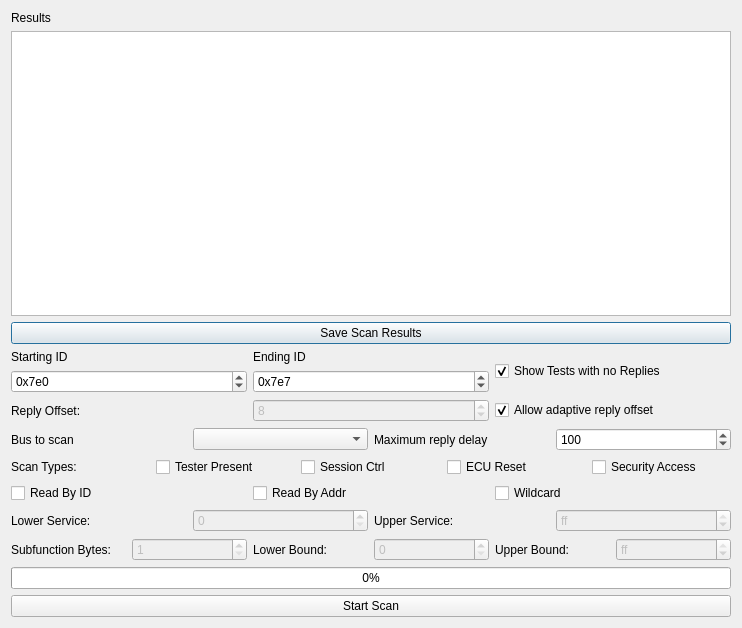
<?xml version="1.0" encoding="UTF-8"?>
<ui version="4.0">
 <class>UDSScanWindow</class>
 <widget class="QDialog" name="UDSScanWindow">
  <property name="geometry">
   <rect>
    <x>0</x>
    <y>0</y>
    <width>742</width>
    <height>628</height>
   </rect>
  </property>
  <property name="windowTitle">
   <string>UDS Scanner</string>
  </property>
  <layout class="QVBoxLayout" name="verticalLayout">
   <item>
    <widget class="QLabel" name="label_2">
     <property name="text">
      <string>Results</string>
     </property>
    </widget>
   </item>
   <item>
    <widget class="QTreeWidget" name="treeResults">
     <attribute name="headerVisible">
      <bool>false</bool>
     </attribute>
     <column>
      <property name="text">
       <string notr="true">1</string>
      </property>
     </column>
    </widget>
   </item>
   <item>
    <widget class="QPushButton" name="btnSaveResults">
     <property name="text">
      <string>Save Scan Results</string>
     </property>
    </widget>
   </item>
   <item>
    <layout class="QHBoxLayout" name="horizontalLayout">
     <item>
      <layout class="QVBoxLayout" name="verticalLayout_3">
       <item>
        <widget class="QLabel" name="label_4">
         <property name="text">
          <string>Starting ID</string>
         </property>
        </widget>
       </item>
       <item>
        <widget class="QSpinBox" name="spinStartID">
         <property name="prefix">
          <string>0x</string>
         </property>
         <property name="maximum">
          <number>536870911</number>
         </property>
         <property name="value">
          <number>2016</number>
         </property>
         <property name="displayIntegerBase">
          <number>16</number>
         </property>
        </widget>
       </item>
      </layout>
     </item>
     <item>
      <layout class="QVBoxLayout" name="verticalLayout_2">
       <item>
        <widget class="QLabel" name="label_3">
         <property name="text">
          <string>Ending ID</string>
         </property>
        </widget>
       </item>
       <item>
        <widget class="QSpinBox" name="spinEndID">
         <property name="prefix">
          <string>0x</string>
         </property>
         <property name="maximum">
          <number>536870911</number>
         </property>
         <property name="value">
          <number>2023</number>
         </property>
         <property name="displayIntegerBase">
          <number>16</number>
         </property>
        </widget>
       </item>
      </layout>
     </item>
     <item>
      <widget class="QCheckBox" name="ckShowNoReply">
       <property name="text">
        <string>Show Tests with no Replies</string>
       </property>
       <property name="checked">
        <bool>true</bool>
       </property>
      </widget>
     </item>
    </layout>
   </item>
   <item>
    <layout class="QHBoxLayout" name="horizontalLayout_4">
     <item>
      <widget class="QLabel" name="label_5">
       <property name="text">
        <string>Reply Offset:</string>
       </property>
      </widget>
     </item>
     <item>
      <widget class="QSpinBox" name="spinReplyOffset">
       <property name="enabled">
        <bool>false</bool>
       </property>
       <property name="minimum">
        <number>-128</number>
       </property>
       <property name="maximum">
        <number>128</number>
       </property>
       <property name="value">
        <number>8</number>
       </property>
      </widget>
     </item>
     <item>
      <widget class="QCheckBox" name="cbAllowAdaptiveOffset">
       <property name="text">
        <string>Allow adaptive reply offset</string>
       </property>
       <property name="checked">
        <bool>true</bool>
       </property>
      </widget>
     </item>
    </layout>
   </item>
   <item>
    <layout class="QHBoxLayout" name="horizontalLayout_3">
     <item>
      <widget class="QLabel" name="label">
       <property name="text">
        <string>Bus to scan</string>
       </property>
      </widget>
     </item>
     <item>
      <widget class="QComboBox" name="cbBuses"/>
     </item>
     <item>
      <widget class="QLabel" name="label_7">
       <property name="text">
        <string>Maximum reply delay</string>
       </property>
      </widget>
     </item>
     <item>
      <widget class="QSpinBox" name="spinDelay">
       <property name="minimum">
        <number>50</number>
       </property>
       <property name="maximum">
        <number>10000</number>
       </property>
       <property name="singleStep">
        <number>10</number>
       </property>
       <property name="value">
        <number>100</number>
       </property>
      </widget>
     </item>
    </layout>
   </item>
   <item>
    <layout class="QHBoxLayout" name="horizontalLayout_2">
     <item>
      <widget class="QLabel" name="label_6">
       <property name="text">
        <string>Scan Types:</string>
       </property>
      </widget>
     </item>
     <item>
      <widget class="QCheckBox" name="ckTester">
       <property name="text">
        <string>Tester Present</string>
       </property>
      </widget>
     </item>
     <item>
      <widget class="QCheckBox" name="ckSession">
       <property name="text">
        <string>Session Ctrl</string>
       </property>
      </widget>
     </item>
     <item>
      <widget class="QCheckBox" name="ckReset">
       <property name="text">
        <string>ECU Reset</string>
       </property>
      </widget>
     </item>
     <item>
      <widget class="QCheckBox" name="ckSecurity">
       <property name="text">
        <string>Security Access</string>
       </property>
      </widget>
     </item>
    </layout>
   </item>
   <item>
    <layout class="QHBoxLayout" name="horizontalLayout_7">
     <item>
      <widget class="QCheckBox" name="ckReadByID">
       <property name="text">
        <string>Read By ID</string>
       </property>
      </widget>
     </item>
     <item>
      <widget class="QCheckBox" name="ckReadByAddr">
       <property name="text">
        <string>Read By Addr</string>
       </property>
      </widget>
     </item>
     <item>
      <widget class="QCheckBox" name="ckWildcard">
       <property name="text">
        <string>Wildcard</string>
       </property>
      </widget>
     </item>
    </layout>
   </item>
   <item>
    <layout class="QHBoxLayout" name="horizontalLayout_6">
     <item>
      <widget class="QLabel" name="label_11">
       <property name="text">
        <string>Lower Service:</string>
       </property>
      </widget>
     </item>
     <item>
      <widget class="QSpinBox" name="spinLowerService">
       <property name="enabled">
        <bool>false</bool>
       </property>
       <property name="maximum">
        <number>255</number>
       </property>
       <property name="displayIntegerBase">
        <number>16</number>
       </property>
      </widget>
     </item>
     <item>
      <widget class="QLabel" name="label_12">
       <property name="text">
        <string>Upper Service:</string>
       </property>
      </widget>
     </item>
     <item>
      <widget class="QSpinBox" name="spinUpperService">
       <property name="enabled">
        <bool>false</bool>
       </property>
       <property name="maximum">
        <number>255</number>
       </property>
       <property name="value">
        <number>255</number>
       </property>
       <property name="displayIntegerBase">
        <number>16</number>
       </property>
      </widget>
     </item>
    </layout>
   </item>
   <item>
    <layout class="QHBoxLayout" name="horizontalLayout_5">
     <item>
      <widget class="QLabel" name="label_8">
       <property name="text">
        <string>Subfunction Bytes:</string>
       </property>
      </widget>
     </item>
     <item>
      <widget class="QSpinBox" name="spinNumBytes">
       <property name="enabled">
        <bool>false</bool>
       </property>
       <property name="minimum">
        <number>1</number>
       </property>
       <property name="maximum">
        <number>4</number>
       </property>
       <property name="value">
        <number>1</number>
       </property>
      </widget>
     </item>
     <item>
      <widget class="QLabel" name="label_9">
       <property name="text">
        <string>Lower Bound:</string>
       </property>
      </widget>
     </item>
     <item>
      <widget class="QSpinBox" name="spinLowerSubfunc">
       <property name="enabled">
        <bool>false</bool>
       </property>
       <property name="maximum">
        <number>255</number>
       </property>
       <property name="displayIntegerBase">
        <number>16</number>
       </property>
      </widget>
     </item>
     <item>
      <widget class="QLabel" name="label_10">
       <property name="text">
        <string>Upper Bound:</string>
       </property>
      </widget>
     </item>
     <item>
      <widget class="QSpinBox" name="spinUpperSubfunc">
       <property name="enabled">
        <bool>false</bool>
       </property>
       <property name="maximum">
        <number>255</number>
       </property>
       <property name="value">
        <number>255</number>
       </property>
       <property name="displayIntegerBase">
        <number>16</number>
       </property>
      </widget>
     </item>
    </layout>
   </item>
   <item>
    <widget class="QProgressBar" name="progressBar">
     <property name="value">
      <number>0</number>
     </property>
    </widget>
   </item>
   <item>
    <widget class="QPushButton" name="btnScan">
     <property name="text">
      <string>Start Scan</string>
     </property>
    </widget>
   </item>
  </layout>
 </widget>
 <tabstops>
  <tabstop>spinStartID</tabstop>
  <tabstop>spinEndID</tabstop>
  <tabstop>ckShowNoReply</tabstop>
  <tabstop>spinReplyOffset</tabstop>
  <tabstop>cbAllowAdaptiveOffset</tabstop>
  <tabstop>cbBuses</tabstop>
  <tabstop>spinDelay</tabstop>
  <tabstop>ckTester</tabstop>
  <tabstop>ckSession</tabstop>
  <tabstop>ckReset</tabstop>
  <tabstop>ckSecurity</tabstop>
  <tabstop>ckReadByID</tabstop>
  <tabstop>ckReadByAddr</tabstop>
  <tabstop>ckWildcard</tabstop>
  <tabstop>spinLowerService</tabstop>
  <tabstop>spinUpperService</tabstop>
  <tabstop>spinNumBytes</tabstop>
  <tabstop>spinLowerSubfunc</tabstop>
  <tabstop>spinUpperSubfunc</tabstop>
  <tabstop>btnScan</tabstop>
  <tabstop>treeResults</tabstop>
  <tabstop>btnSaveResults</tabstop>
 </tabstops>
 <resources/>
 <connections/>
</ui>
